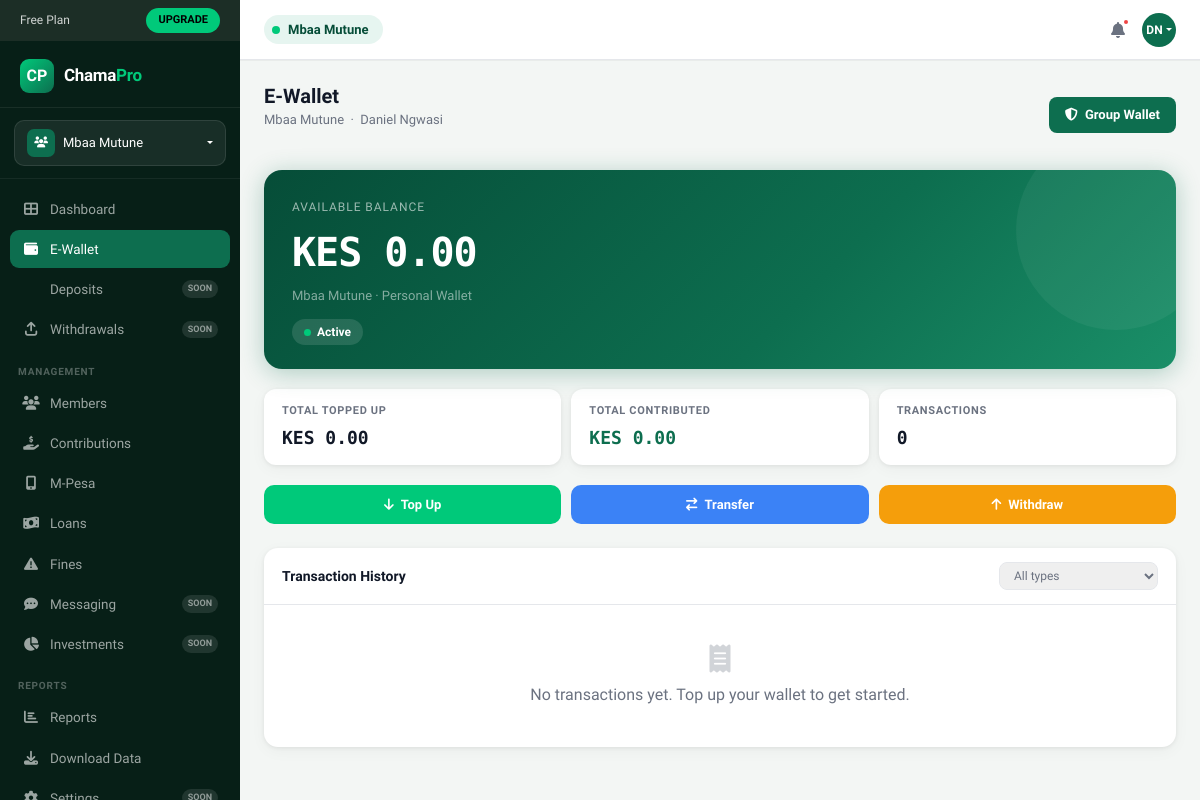
Page /wallets/1/ (signed in) on the committed database.
### chamapro/models.py (models this page shows, shortened)
class Chama(models.Model):
    name = models.CharField(max_length=255)
    description = models.TextField(blank=True, null=True)
    created_by = models.ForeignKey(
        'User', null=True, blank=True, on_delete=models.SET_NULL, related_name='created_chamas'
    )
    currency = models.CharField(max_length=10, default='KES')
    contribution_amount = models.DecimalField(max_digits=12, decimal_places=2, default=0)
    contribution_day = models.PositiveSmallIntegerField(default=5)
    meeting_day = models.CharField(max_length=20, blank=True, null=True)
    settings = models.JSONField(default=dict, blank=True)
    is_active = models.BooleanField(default=True)
    created_at = models.DateTimeField(auto_now_add=True)

class User(AbstractUser):
    phone = models.CharField(max_length=30, unique=True, null=True, blank=True)
    national_id   = models.CharField(max_length=20, blank=True, null=True)
    kra_pin       = models.CharField(max_length=20, blank=True, null=True)
    bio           = models.TextField(blank=True, null=True)
    occupation    = models.CharField(max_length=100, blank=True, null=True)
    location      = models.CharField(max_length=100, blank=True, null=True)
    avatar        = models.ImageField(upload_to='avatars/', blank=True, null=True)
    bank_name     = models.CharField(max_length=100, blank=True, null=True)
    bank_account  = models.CharField(max_length=30, blank=True, null=True)
    mpesa_number  = models.CharField(max_length=20, blank=True, null=True)
    KYC_CHOICES = [
        ('unverified', 'Unverified'),
        ('pending',    'Pending Review'),
        ('verified',   'Verified'),
    ]
    kyc_status = models.CharField(max_length=20, choices=KYC_CHOICES, default='unverified')

### wallets/models.py (models this page shows, shortened)
class Wallet(models.Model):
    membership = models.OneToOneField(
        'chamapro.Membership',
        on_delete=models.CASCADE,
        related_name='wallet',
    )
    balance    = models.DecimalField(max_digits=12, decimal_places=2, default=Decimal('0.00'))
    is_frozen  = models.BooleanField(default=False)
    created_at = models.DateTimeField(auto_now_add=True)
    updated_at = models.DateTimeField(auto_now=True)
    class Meta:
        verbose_name        = 'Member Wallet'
        verbose_name_plural = 'Member Wallets'
        ordering            = ['-created_at']

### wallets/views.py (the view)
# urls.py: path('<int:chama_id>/',               views.wallet_dashboard,     name='wallet_dashboard'),
@login_required
def wallet_dashboard(request, chama_id):
    chama       = get_object_or_404(Chama, pk=chama_id)
    membership  = _get_membership(request.user, chama)
    wallet      = _get_or_create_wallet(membership)
    page        = request.GET.get('page', 1)
    tx_filter   = request.GET.get('type', '')
    txs = wallet.transactions.all()
    if tx_filter:
        txs = txs.filter(tx_type=tx_filter)
    paginator   = Paginator(txs, 20)
    page_obj    = paginator.get_page(page)
    total_topups = wallet.transactions.filter(
        tx_type=WalletTransaction.TxType.TOPUP,
        status=WalletTransaction.Status.COMPLETED,
    ).aggregate(t=Sum('amount'))['t'] or Decimal('0.00')
    total_contributed = wallet.transactions.filter(
        tx_type=WalletTransaction.TxType.CONTRIBUTION,
        status=WalletTransaction.Status.COMPLETED,
    ).aggregate(t=Sum('amount'))['t'] or Decimal('0.00')
    pending_withdrawals = wallet.withdrawal_requests.filter(
        status=WithdrawalRequest.Status.PENDING
    )
    other_members = Membership.objects.filter(
        chama=chama, active=True
    ).exclude(pk=membership.pk).select_related('user', 'wallet')
    tx_types = WalletTransaction.TxType.choices
    context = {
        'chama':               chama,
        'membership':          membership,
        'wallet':              wallet,
        'page_obj':            page_obj,
        'tx_filter':           tx_filter,
        'tx_types':            tx_types,
        'total_topups':        total_topups,
        'total_contributed':   total_contributed,
        'pending_withdrawals': pending_withdrawals,
        'other_members':       other_members,
        'active_chama':        chama,
        'is_admin':            _is_admin_or_manager(membership),
    }
    return render(request, 'wallets/wallet_dashboard.html', context)

### chamapro/context_processors.py (called while the page is built)
def user_subscription(request):
    if request.user.is_authenticated:
        try:
            sub = request.user.subscription
        except Exception:
            sub = None
        return {'user_subscription': sub}
    return {'user_subscription': None}

### wallets/views.py (called while the page is built)
def _get_membership(user, chama):
    return get_object_or_404(Membership, user=user, chama=chama, active=True)

def _get_or_create_wallet(membership):
    wallet, _ = Wallet.objects.get_or_create(membership=membership)
    return wallet

def _is_admin_or_manager(membership):
    return membership.role in ('admin', 'manager')

### chamapro/templates/wallets/wallet_dashboard.html (shortened to what this page needs)
{% load static humanize %}
<!DOCTYPE html>
<html lang="en">
<head>
  <link href="https://cdn.jsdelivr.net/npm/bootstrap@5.3.2/dist/css/bootstrap.min.css" rel="stylesheet">
  <link rel="stylesheet" href="https://cdnjs.cloudflare.com/ajax/libs/font-awesome/6.4.2/css/all.min.css">
</head>
<body>
<aside class="sidebar">
  <div class="plan-banner">
    <span>Free Plan</span>
    <a href="#" class="upgrade-btn">UPGRADE</a>
  </div>
  <div class="sidebar-logo">
    <div class="logo-icon">CP</div>
    <div class="logo-text">Chama<span>Pro</span></div>
  </div>
  <div class="chama-selector-wrap">
    <div class="dropdown">
      <div class="chama-btn dropdown-toggle" data-bs-toggle="dropdown">
        <div class="chama-icon"><i class="fas fa-users" style="font-size:11px;"></i></div>
        <span class="chama-name">{{ chama.name }}</span>
      </div>
    </div>
  </div>
  <nav style="flex:1;padding-bottom:8px;">
    <div class="nav-section">
      <div class="nav-item-wrap">
        <a href="{% url 'dashboard' %}" class="nav-link-cp"><i class="fas fa-th-large"></i> Dashboard</a>
      </div>
      <div class="nav-item-wrap">
        <a href="{% url 'wallet_dashboard' chama.id %}" class="nav-link-cp active"><i class="fas fa-wallet"></i> E-Wallet</a>
      </div>
      <div class="nav-item-wrap">
        <a href="#" class="nav-link-cp"> Deposits <span class="badge-soon">SOON</span></a>
      </div>
      <div class="nav-item-wrap">
        <a href="#" class="nav-link-cp"><i class="fas fa-arrow-up-from-bracket"></i> Withdrawals <span class="badge-soon">SOON</span></a>
      </div>
    </div>
    <div class="nav-section">
      <div class="nav-section-label">Management</div>
      <div class="nav-item-wrap">
        <a href="{% url 'chama_members' chama.id %}" class="nav-link-cp"><i class="fas fa-users"></i> Members</a>
      </div>
      <div class="nav-item-wrap">
        <a href="{% url 'contributions' chama.id %}" class="nav-link-cp"><i class="fas fa-hand-holding-dollar"></i> Contributions</a>
      </div>
      <div class="nav-item-wrap">
        <a href="{% url 'mpesa_transactions' chama.id %}" class="nav-link-cp"><i class="fas fa-mobile-screen-button"></i> M-Pesa</a>
      </div>
      <div class="nav-item-wrap">
        <a href="{% url 'loans' chama.id %}" class="nav-link-cp"><i class="fas fa-money-bill-wave"></i> Loans</a>
      </div>
      <div class="nav-item-wrap">
        <a href="/chama/1/fines/" class="nav-link-cp"><i class="fas fa-triangle-exclamation"></i> Fines</a>
      </div>
      <div class="nav-item-wrap">
        <a href="#" class="nav-link-cp"><i class="fas fa-comment-dots"></i> Messaging <span class="badge-soon">SOON</span></a>
      </div>
      <div class="nav-item-wrap">
        <a href="#" class="nav-link-cp"><i class="fas fa-chart-pie"></i> Investments <span class="badge-soon">SOON</span></a>
      </div>
    </div>
    <div class="nav-section">
      <div class="nav-section-label">Reports</div>
      <div class="nav-item-wrap">
        <a href="{% url 'reports' chama.id %}" class="nav-link-cp"><i class="fas fa-chart-bar"></i> Reports</a>
      </div>
      <div class="nav-item-wrap">
        <a href="{% url 'export_report_excel' chama.id %}" class="nav-link-cp"><i class="fas fa-download"></i> Download Data</a>
      </div>
      <div class="nav-item-wrap">
        <a href="#" class="nav-link-cp"><i class="fas fa-cog"></i> Settings <span class="badge-soon">SOON</span></a>
      </div>
    </div>
  </nav>
</aside>
<header class="topbar">
  <div class="topbar-group-badge">
    <div class="dot"></div>
    <span>{{ chama.name|truncatechars:25 }}</span>
  </div>
  <div class="topbar-right">
    <button class="topbar-icon-btn"><i class="fas fa-bell"></i><div class="notif-dot"></div></button>
    <div class="dropdown">
      <div class="topbar-avatar dropdown-toggle" data-bs-toggle="dropdown">
        {{ user.first_name.0|upper }}{{ user.last_name.0|upper }}
      </div>
    </div>
  </div>
</header>
<div class="main-wrap">
  <div class="main-content">
    <div class="d-flex align-items-center justify-content-between mb-4">
      <div>
        <h1 class="page-title">E-Wallet</h1>
        <p class="page-sub">{{ chama.name }} &nbsp;·&nbsp; {{ user.get_full_name }}</p>
      </div>
      {% if is_admin %}
      <a href="{% url 'group_wallet' chama.id %}"
         style="background:var(--brand);color:#fff;border-radius:8px;font-weight:600;font-size:13px;padding:8px 16px;text-decoration:none;">
        <i class="fas fa-shield-halved me-1"></i> Group Wallet
      </a>
      {% endif %}
    </div>
    <div class="wallet-hero">
      <div class="hero-label">Available Balance</div>
      <div class="hero-balance">KES {{ wallet.balance|floatformat:2|intcomma }}</div>
      <div class="hero-sub">{{ chama.name }} · Personal Wallet</div>
      <div class="hero-status {% if wallet.is_frozen %}frozen{% endif %}">
        <span class="dot"></span>
        {% if wallet.is_frozen %}Frozen – contact your admin{% else %}Active{% endif %}
      </div>
    </div>
    <div class="stat-pills">
      <div class="stat-pill">
        <div class="pill-label">Total Topped Up</div>
        <div class="pill-value">KES {{ total_topups|floatformat:2|intcomma }}</div>
      </div>
      <div class="stat-pill">
        <div class="pill-label">Total Contributed</div>
        <div class="pill-value" style="color:var(--brand);">KES {{ total_contributed|floatformat:2|intcomma }}</div>
      </div>
      <div class="stat-pill">
        <div class="pill-label">Transactions</div>
        <div class="pill-value">{{ page_obj.paginator.count }}</div>
      </div>
    </div>
    {% if not wallet.is_frozen %}
    <div class="action-row">
      <button class="action-btn btn-topup" data-bs-toggle="modal" data-bs-target="#topupModal">
        <i class="fas fa-arrow-down"></i> Top Up
      </button>
      <button class="action-btn btn-transfer" data-bs-toggle="modal" data-bs-target="#transferModal">
        <i class="fas fa-arrow-right-arrow-left"></i> Transfer
      </button>
      <button class="action-btn btn-withdraw" data-bs-toggle="modal" data-bs-target="#withdrawModal">
        <i class="fas fa-arrow-up"></i> Withdraw
      </button>
    </div>
    {% endif %}
    <div class="tx-card">
      <div class="tx-header">
        <h6>Transaction History</h6>
        <form class="tx-filter-form" method="get">
          <select name="type" onchange="this.form.submit()">
            <option value="">All types</option>
          </select>
        </form>
      </div>
      {% for tx in page_obj %}
      <div class="tx-row">
        <div class="tx-icon {{ tx.tx_type }}">
          {% if tx.tx_type == 'topup' %}<i class="fas fa-arrow-down"></i>
          {% elif tx.tx_type == 'contribution' %}<i class="fas fa-hand-holding-dollar"></i>
          {% elif tx.tx_type == 'loan_repayment' %}<i class="fas fa-money-bill-wave"></i>
          {% elif tx.tx_type == 'withdrawal' %}<i class="fas fa-arrow-up"></i>
          {% elif tx.tx_type == 'transfer_in' %}<i class="fas fa-arrow-right"></i>
          {% elif tx.tx_type == 'transfer_out' %}<i class="fas fa-arrow-left"></i>
          {% elif tx.tx_type == 'reversal' %}<i class="fas fa-rotate-left"></i>
          {% endif %}
        </div>
        <div>
          <div class="tx-type-label">{{ tx.get_tx_type_display }}</div>
          <div class="tx-ref">Ref: {{ tx.reference|default:"—" }}</div>
          <div class="tx-date">{{ tx.created_at|date:"d M Y, H:i" }}</div>
        </div>
        <div class="tx-amount-col">
          {% if tx.tx_type == 'topup' or tx.tx_type == 'transfer_in' or tx.tx_type == 'reversal' %}
            <div class="amount credit">+KES {{ tx.amount|floatformat:2|intcomma }}</div>
          {% else %}
            <div class="amount debit">-KES {{ tx.amount|floatformat:2|intcomma }}</div>
          {% endif %}
          <div class="badge-status status-{{ tx.status }}">{{ tx.get_status_display }}</div>
        </div>
      </div>
      {% empty %}
      <div style="padding:40px;text-align:center;color:var(--muted);">
        <i class="fas fa-receipt" style="font-size:28px;opacity:.3;display:block;margin-bottom:10px;"></i>
        No transactions yet. Top up your wallet to get started.
      </div>
      {% endfor %}
    </div>
  </div>
</div>
</body>
</html>

### rows in the picture
Chama: name "Mbaa Mutune"
User: first_name.0 "D", last_name.0 "N", get_full_name "Daniel Ngwasi"
Wallet: balance "0.00"

### other values in the picture
{{ total_topups|floatformat:2|intcomma }} "0.00"
{{ total_contributed|floatformat:2|intcomma }} "0.00"
{{ page_obj.paginator.count }} "0"
